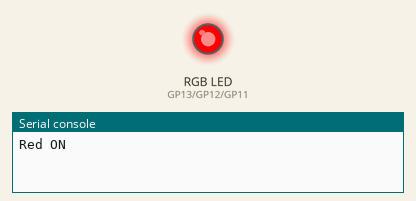
Recording of a program running on a simulated Raspberry Pi Pico running MicroPython. Shown: an RGB LED mixed from three pins (HIGH = lit), the last lines printed to the serial console. At 8.0 s the program stops and its outputs stay as they are.

Above: at 0.1 s.
At 2.1 s:
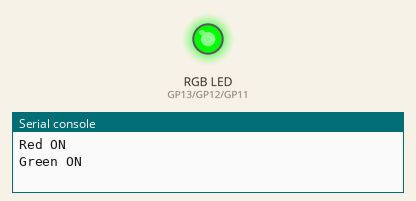
At 4.1 s:
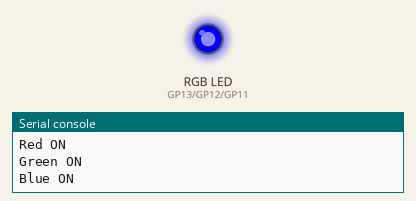
At 6.1 s:
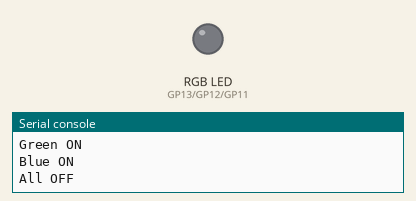
Timing chart, 0 to 7.6 s (numbered marks = the images above):
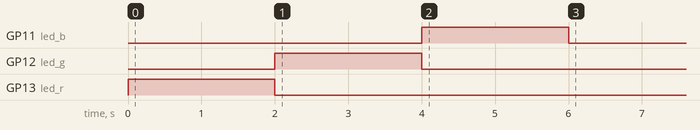

The program:

LED_RGB_5050_smd_pinagem_na_cor_certa.py
```python
from machine import Pin
import time

# Configuração do LED RGB
led_r = Pin(13, Pin.OUT)
led_g = Pin(12, Pin.OUT)
led_b = Pin(11, Pin.OUT)

def set_rgb_color(r, g, b):
    led_r.value(r)
    led_g.value(g)
    led_b.value(b)

# Função para testar o LED RGB
def test_rgb():
    print("Red ON")
    set_rgb_color(1, 0, 0)
    time.sleep(2)

    print("Green ON")
    set_rgb_color(0, 1, 0)
    time.sleep(2)

    print("Blue ON")
    set_rgb_color(0, 0, 1)
    time.sleep(2)

    print("All OFF")
    set_rgb_color(0, 0, 0)
    time.sleep(2)

# Chama a função de teste
test_rgb()
```

Measured:
- by itself, GP11 (led_b): LOW → HIGH at 4.0 s, → LOW 2.0 s later
- by itself, GP12 (led_g): LOW → HIGH at 2.0 s, → LOW 2.0 s later
- by itself, GP13 (led_r): LOW → HIGH at 0.00 s, → LOW 2.0 s later
